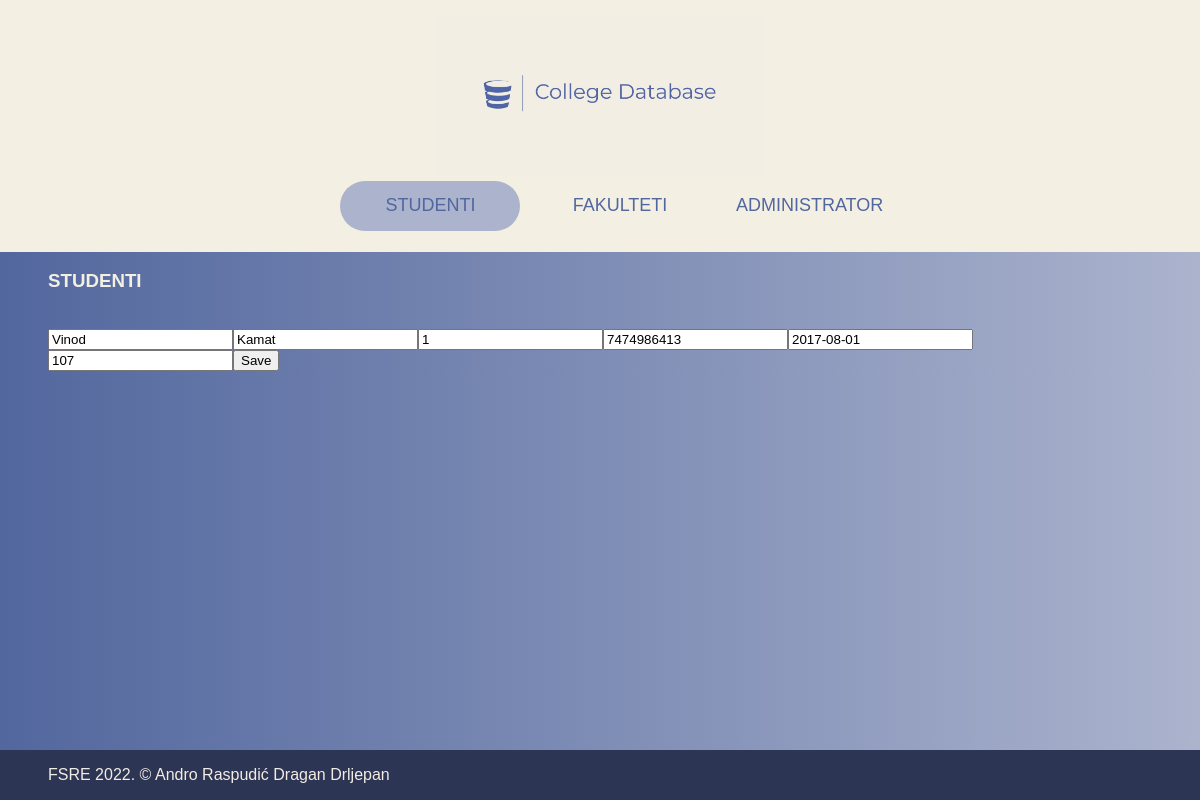
The page /dz3.3-rest-projekt/students/update.php?id=170101 on the database its author committed.
### tables this page shows
CREATE TABLE `students` (
  `roll_num` int(11) NOT NULL,
  `first_name` varchar(25) NOT NULL,
  `last_name` varchar(25) NOT NULL,
  `department_id` int(11) DEFAULT NULL,
  `phone` varchar(10) DEFAULT NULL,
  `admission_date` date NOT NULL,
  `cet_marks` int(11) NOT NULL
);

### dz3.3-rest-projekt/students/update.php (the view, shortened to what this page needs)
<!DOCTYPE html>
<html lang="en">
  <head>
    <link rel="stylesheet" href="../../dz1/style.css" />
  </head>
  <body>
    <div class="container">
      <header>
        <a href="../../dz1/index.html">
          <div class="logo">
            <img src="../../dz1/logo.jpeg" alt="College Logo" />
          </div>
        </a>
        <nav>
          <ul>
            <li>
              <a href="index.php" class="active">STUDENTI</a>
            </li>
            <li>
              <a href="../../dz1/fakulteti.html">FAKULTETI</a>
            </li>
            <li>
              <a href="../../dz1/admin.html">ADMINISTRATOR</a>
            </li>
          </ul>
        </nav>
      </header>
      <main>
        <article>
          <div class="card">
            <div class="item">
              <h3>STUDENTI</h3>
            </div>
            <br />
            <div id="result">
            <?php
                include './config.php';
                $sql = "select * from students";
                $result = $link->query($sql);
                while($row = $result->fetch_assoc()) {
                    echo "<tr>";
                    if ($row['roll_num'] == $_GET['id']) {
                    echo '<form class="form-inline m-2" action="update.php" method="PUT">';
                    echo '<td><input type="text" name="first_name" value="'.$row['first_name'].'"></td>';
                    echo '<td><input type="text" name="last_name" value="'.$row['last_name'].'"></td>';
                    echo '<td><input type="text" name="department_id" value="'.$row['department_id'].'"></td>';
                    echo '<td><input type="text" name="phone" value="'.$row['phone'].'"></td>';
                    echo '<td><input type="text" name="admission_date" value="'.$row['admission_date'].'"></td>';
                    echo '<td><input type="text" name="cet_marks" value="'.$row['cet_marks'].'"></td>';
                    echo '<td><button type="submit" class="btn btn-primary">Save</button></td>';
                    echo '</form>';
                    }
                }
                ?>
                    </div>
          </div>
        </article>
      </main>
      <footer>
        <p>FSRE 2022. &copy; Andro Raspudić Dragan Drljepan</p>
      </footer>
    </div>
  </body>
</html>

### dz1/style.css (style rules this page uses)
body { font-family: "Gill Sans", "Gill Sans MT", Calibri, "Trebuchet MS", sans-serif; margin: 0; background: linear-gradient( 90deg, rgba(82, 103, 158, 1) 0%, rgba(171, 179, 205, 1) 100%, rgb(0, 10, 12) 100% ); }
.container { width: auto; height: 100%; display: flex; flex-direction: column; }
header { background-color: #f3efe3; padding: 1rem; }
.logo { display: flex; justify-content: center; height: 10rem; }
.logo img { height: auto; width: auto; }
nav ul { display: flex; flex-wrap: wrap; list-style-type: none; justify-content: center; font-size: large; margin: 0; }
nav ul li { padding: 0.3rem; }
nav ul li a { display: flex; justify-content: center; align-items: center; height: 50px; width: 180px; border-radius: 40px; text-decoration: none; color: #52679e; }
.active { display: flex; justify-content: center; align-items: center; height: 50px; width: 180px; border-radius: 40px; text-decoration: none; color: #52679e; background-color: #abb3cd; }
main { display: flex; flex-wrap: wrap; justify-content: center; }
main article { display: flex; align-items: center; color: #f3efe3; }
main article .card { padding: 0 3rem; }
main article .card .item { display: flex; align-items: center; margin: 0; }
footer { width: 100%; margin: 0; height: 50px; background-color: #2c3553; color: #f3ece4; display: flex; align-items: center; position: fixed; bottom: 0; }
footer p { padding: 3rem; }

### rows shown on the page
students: first_name "Vinod", last_name "Kamat", department_id "1", phone "7474986413", admission_date "2017-08-01", cet_marks "107"
